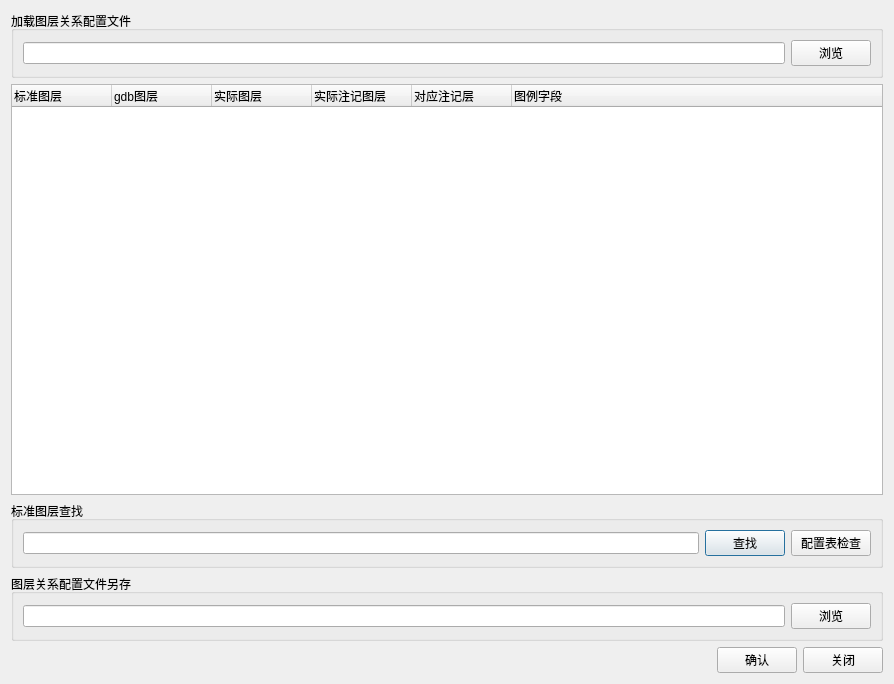
<?xml version="1.0" encoding="UTF-8"?>
<ui version="4.0">
 <class>Drawing_Layout</class>
 <widget class="QDialog" name="Drawing_Layout">
  <property name="geometry">
   <rect>
    <x>0</x>
    <y>0</y>
    <width>894</width>
    <height>684</height>
   </rect>
  </property>
  <property name="windowTitle">
   <string>图层关系配置</string>
  </property>
  <layout class="QGridLayout" name="gridLayout_2">
   <item row="0" column="0">
    <widget class="QGroupBox" name="groupBox">
     <property name="title">
      <string>加载图层关系配置文件</string>
     </property>
     <layout class="QGridLayout" name="gridLayout_3">
      <item row="0" column="0">
       <layout class="QHBoxLayout" name="horizontalLayout">
        <item>
         <widget class="QLineEdit" name="lineEdit_loadfile"/>
        </item>
        <item>
         <widget class="QPushButton" name="pushButton_loadfile">
          <property name="text">
           <string>浏览</string>
          </property>
          <property name="autoDefault">
           <bool>false</bool>
          </property>
         </widget>
        </item>
       </layout>
      </item>
     </layout>
    </widget>
   </item>
   <item row="1" column="0">
    <widget class="QTreeWidget" name="treeWidget_csv">
     <column>
      <property name="text">
       <string>标准图层</string>
      </property>
     </column>
     <column>
      <property name="text">
       <string>gdb图层</string>
      </property>
     </column>
     <column>
      <property name="text">
       <string>实际图层</string>
      </property>
     </column>
     <column>
      <property name="text">
       <string>实际注记图层</string>
      </property>
     </column>
     <column>
      <property name="text">
       <string>对应注记层</string>
      </property>
     </column>
     <column>
      <property name="text">
       <string>图例字段</string>
      </property>
     </column>
    </widget>
   </item>
   <item row="2" column="0">
    <widget class="QGroupBox" name="groupBox_3">
     <property name="title">
      <string>标准图层查找</string>
     </property>
     <layout class="QGridLayout" name="gridLayout_4">
      <item row="0" column="0">
       <layout class="QHBoxLayout" name="horizontalLayout_4">
        <item>
         <widget class="QLineEdit" name="lineEdit_find"/>
        </item>
        <item>
         <widget class="QPushButton" name="pushButton_find">
          <property name="text">
           <string>查找</string>
          </property>
         </widget>
        </item>
        <item>
         <widget class="QPushButton" name="pushButton_check">
          <property name="text">
           <string>配置表检查</string>
          </property>
         </widget>
        </item>
       </layout>
      </item>
     </layout>
    </widget>
   </item>
   <item row="3" column="0">
    <widget class="QGroupBox" name="groupBox_2">
     <property name="title">
      <string>图层关系配置文件另存</string>
     </property>
     <layout class="QGridLayout" name="gridLayout">
      <item row="0" column="0">
       <layout class="QHBoxLayout" name="horizontalLayout_2">
        <item>
         <widget class="QLineEdit" name="lineEdit_savefile"/>
        </item>
        <item>
         <widget class="QPushButton" name="pushButton_savefile">
          <property name="text">
           <string>浏览</string>
          </property>
         </widget>
        </item>
       </layout>
      </item>
     </layout>
    </widget>
   </item>
   <item row="4" column="0">
    <layout class="QHBoxLayout" name="horizontalLayout_3">
     <item>
      <spacer name="horizontalSpacer">
       <property name="orientation">
        <enum>Qt::Horizontal</enum>
       </property>
       <property name="sizeHint" stdset="0">
        <size>
         <width>40</width>
         <height>20</height>
        </size>
       </property>
      </spacer>
     </item>
     <item>
      <widget class="QPushButton" name="pushButton_ok">
       <property name="text">
        <string>确认</string>
       </property>
      </widget>
     </item>
     <item>
      <widget class="QPushButton" name="pushButton_close">
       <property name="text">
        <string>关闭</string>
       </property>
      </widget>
     </item>
    </layout>
   </item>
  </layout>
 </widget>
 <resources/>
 <connections/>
</ui>
